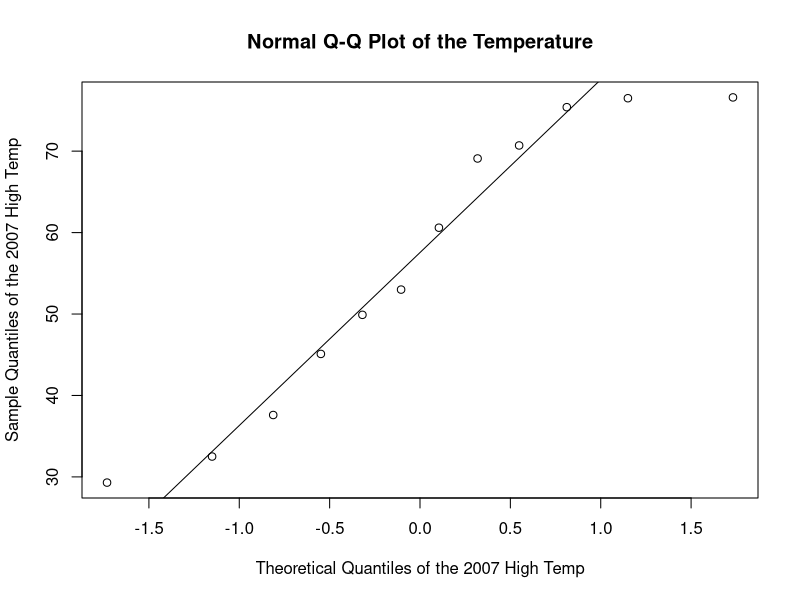
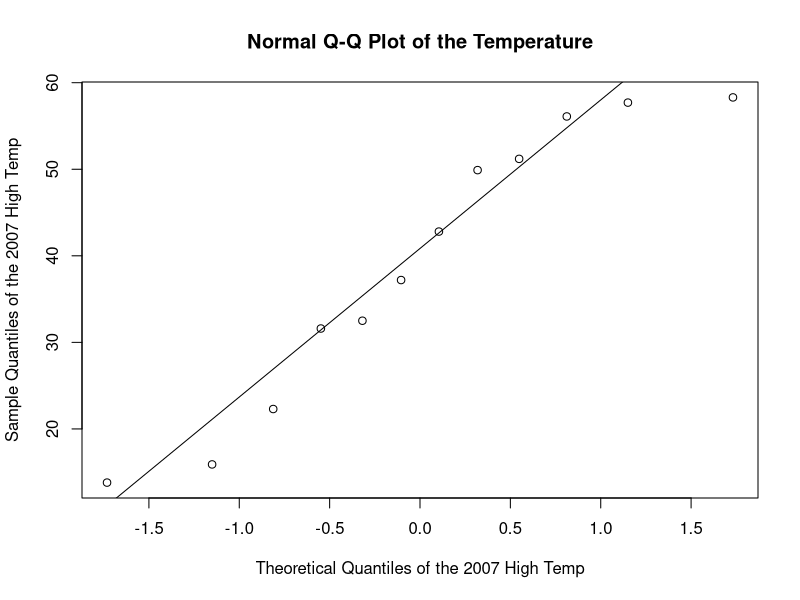
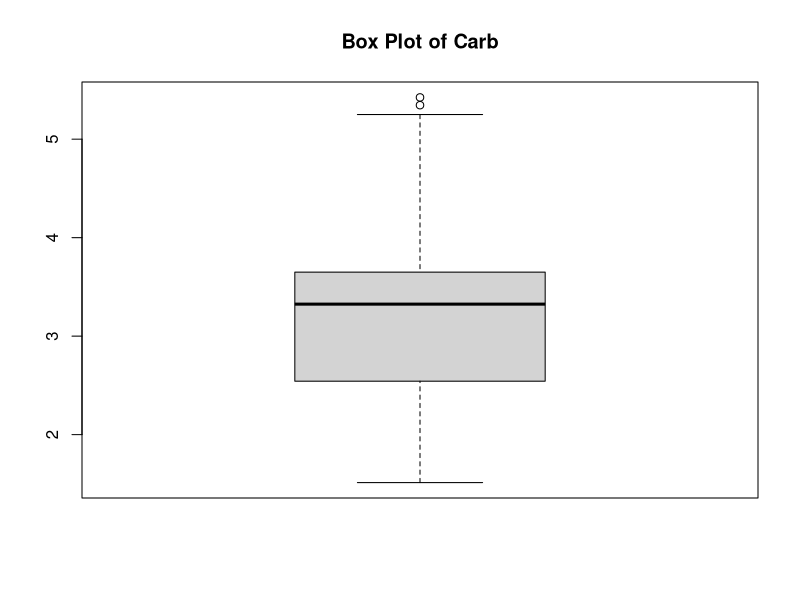
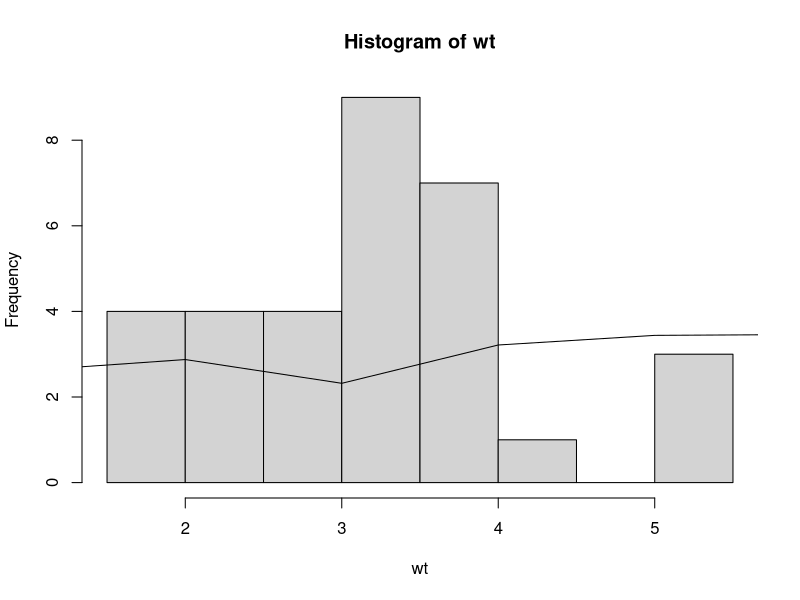
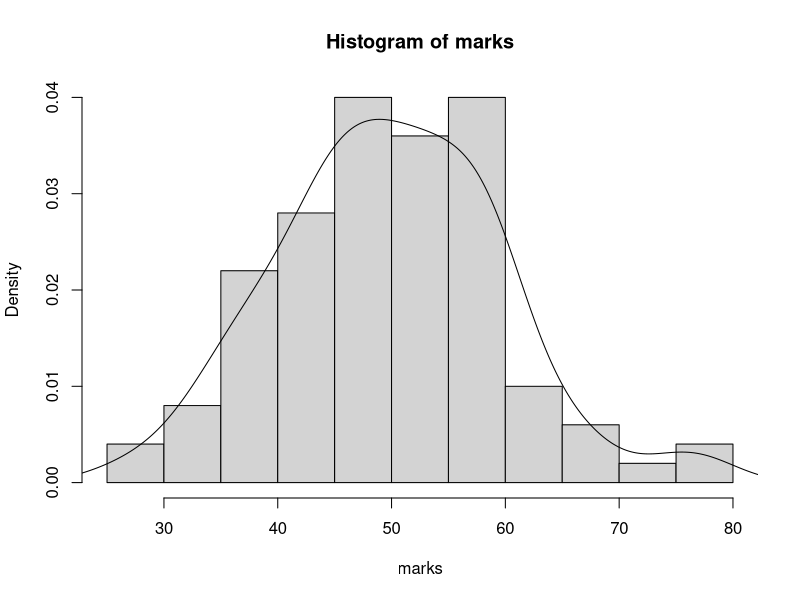

R code for these plots, in order:
# Student PPT
# Shruti
month <- c('January', 'February', 'March', 'April', 'May', 'June', 'July',
           'August', 'September', 'October', 'November', 'December')
high_2000 <- c(32.5, 37.6, 49.9, 53.0, 69.1, 75.4, 76.5, 76.6, 70.7, 60.6, 45.1, 29.3)
low_2000 <- c(13.8, 22.3, 32.5, 37.2, 49.9, 56.1, 57.7, 58.3, 51.2, 42.8, 31.6, 15.9)
data1 <- data.frame(month, high_2000,low_2000)
data1
mean(data1$high_2000)
sd(data1$high_2000)
qqnorm(data1$high_2000,main="Normal Q-Q Plot of the Temperature",
       xlab="Theoretical Quantiles of the 2007 High Temp",
       ylab="Sample Quantiles of the 2007 High Temp")
qqline(data1$high_2000)

qqnorm(data1$low_2000,main="Normal Q-Q Plot of the Temperature",
       xlab="Theoretical Quantiles of the 2007 High Temp",
       ylab="Sample Quantiles of the 2007 High Temp")
qqline(data1$low_2000)



#Meena
attach(mtcars)
mtcars$carb
mean(carb)
summary(carb)
str(mtcars)
boxplot(wt, main='Box Plot of Carb')
hist(wt)
lines(wt)

marks= rnorm(100,50, 10)
hist(marks, freq=F)
lines(density(marks))
str(mtcars)
names(mtcars)[1] = 'mpg'

